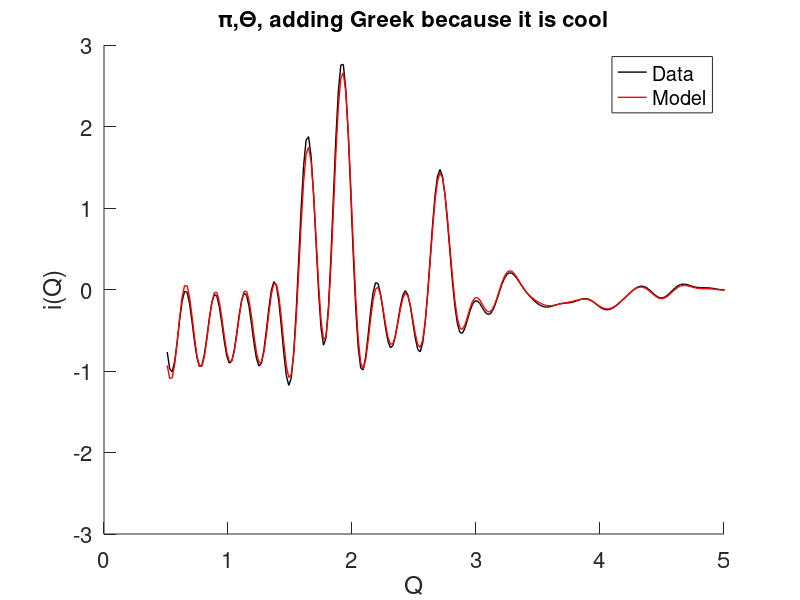
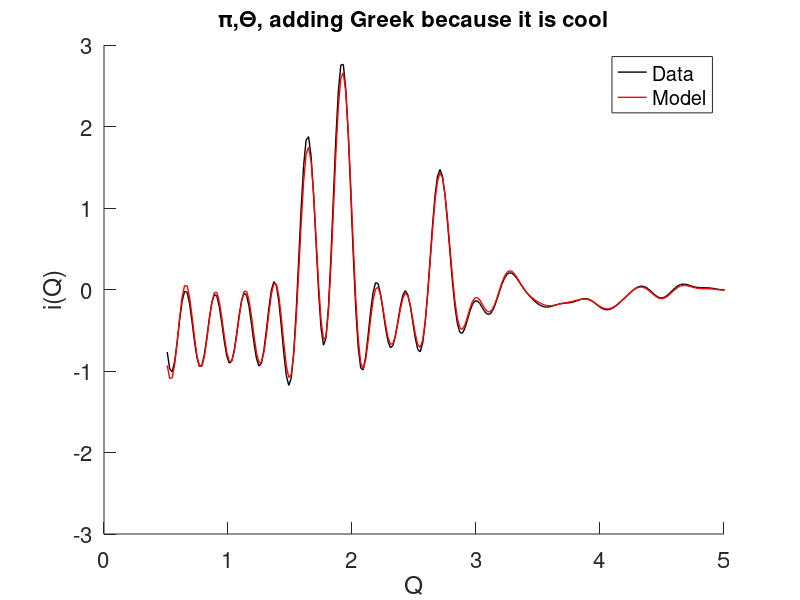
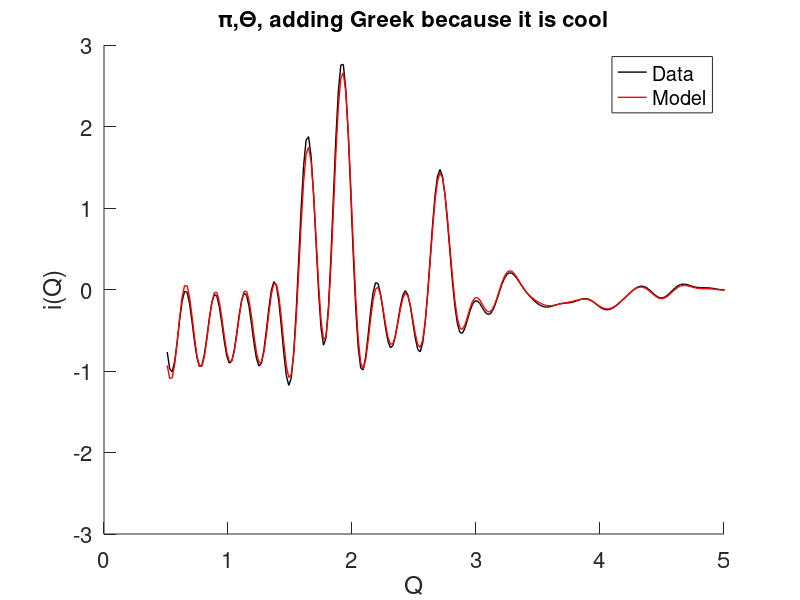

The MATLAB script that drew these images, in order:
iqdata_col1 = dlmread('iqdata.csv',',', [1 0 2000 0]);
iqdata_col2 = dlmread('iqdata.csv',',', [1 1 2000 1]);
iqdata_col3 = dlmread('iqdata.csv',',', [1 2 2000 2]);

hold on
plot(iqdata_col1,iqdata_col2,'k-','LineWidth',1);
plot(iqdata_col1,iqdata_col3,'r-','LineWidth',1);

xlim([0,5]);
ylim([-3,3]);
xlabel('Q','fontsize',16);
ylabel('i(Q)','fontsize',16);
set(gca,'fontsize',16);
set(gca,'TickLength',[0.02,0.0]);
title('\pi,\Theta, adding Greek because it is cool','fontsize',16);
legend('Data','Model');

print  -depsc2 'canyouspotthelossless.eps';
print -dpng -r300 'canyouspotthelossless.png';
print -dpng 'canyouspotthelossless.jpg';

hold off




